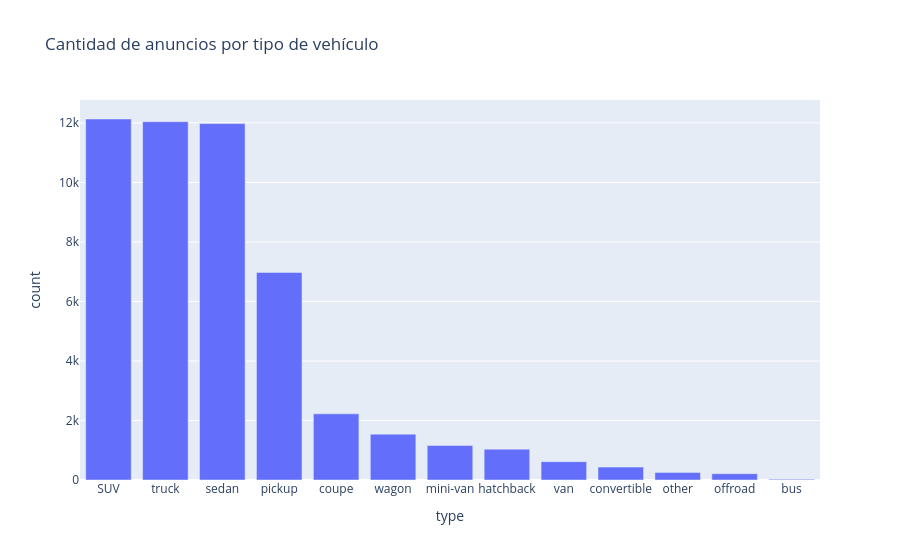

Notebook cell for this chart:
### Markdown cell above
## 10. Anuncios por tipo de vehículo

### Code cell
type_counts = clean_data['type'].value_counts().reset_index()
type_counts.columns = ['type', 'count']
fig = px.bar(type_counts, x='type', y='count', title='Cantidad de anuncios por tipo de vehículo')
fig.show()

### Figure 1 — Plotly figure (JSON) as saved in the notebook; plotly's stock layout.template omitted (floating-point values rounded to 4 significant figures)
{"data": [{"hovertemplate": "type=%{x}<br>count=%{y}<extra></extra>", "legendgroup": "", "marker": {"color": "#636efa", "pattern": {"shape": ""}}, "name": "", "orientation": "v", "showlegend": false, "textposition": "auto", "type": "bar", "x": ["SUV", "truck", "sedan", "pickup", "coupe", "wagon", "mini-van", "hatchback", "van", "convertible", "other", "offroad", "bus"], "xaxis": "x", "y": [12131, 12041, 11976, 6975, 2224, 1541, 1159, 1036, 616, 433, 255, 212, 24], "yaxis": "y"}], "layout": {"barmode": "relative", "legend": {"tracegroupgap": 0}, "title": {"text": "Cantidad de anuncios por tipo de vehículo"}, "xaxis": {"anchor": "y", "domain": [0.0, 1.0], "title": {"text": "type"}}, "yaxis": {"anchor": "x", "domain": [0.0, 1.0], "title": {"text": "count"}}}}
